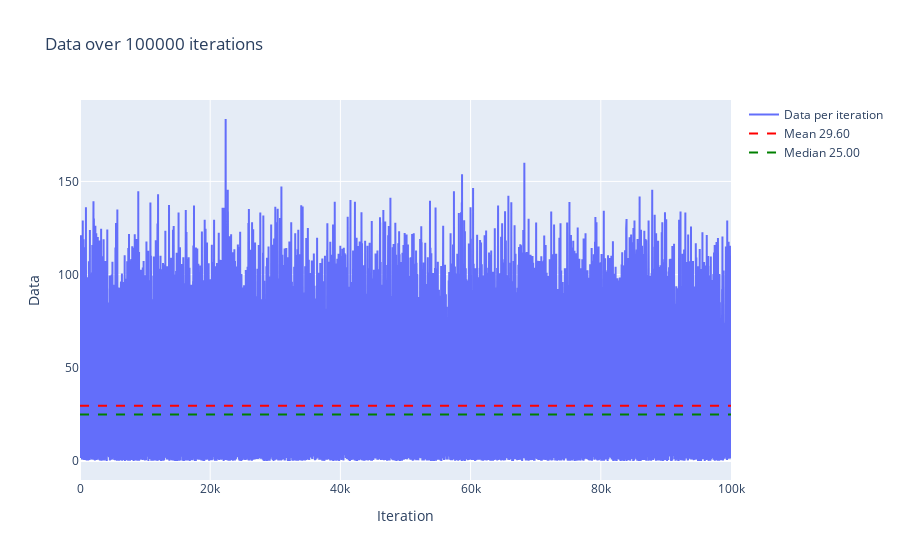

Notebook cell for this chart:
### Markdown cell above
# Average Model

### Code cell
gamma_shape = 4
gamma_scale = 2
N = 40
n = 10
late_fee = 25
waiting_charge = 1
costs = []
for _ in range(100000):
    intervals = np.random.gamma(shape=4, scale=2, size=N)
    predicted_time = models.avg_model(N=N, n=n, intervals=intervals)
    actual_time = methods.cal_actual_time(N=N, n=n, intervals=intervals)
    cost = methods.cal_cost(late_fee=late_fee, waiting_charge=waiting_charge, actual_time=actual_time, predicted_time=predicted_time)
    costs.append(cost)
methods.plot_plotly(data=costs)

### Figure 1 — Plotly figure (JSON) as saved in the notebook; plotly's stock layout.template omitted (floating-point values rounded to 4 significant figures; data arrays with more than 128 entries replaced by an {"elided": "..."} marker saying what was removed)
{"data": [{"mode": "lines", "name": "Data per iteration", "type": "scatter", "y": {"elided": "100000 float values"}}, {"line": {"color": "red", "dash": "dash"}, "mode": "lines", "name": "Mean 29.60", "type": "scatter", "x": [0, 99999], "y": [29.6, 29.6]}, {"line": {"color": "green", "dash": "dash"}, "mode": "lines", "name": "Median 25.00", "type": "scatter", "x": [0, 99999], "y": [25, 25]}], "layout": {"title": {"text": "Data over 100000 iterations"}, "xaxis": {"title": {"text": "Iteration"}}, "yaxis": {"title": {"text": "Data"}}}}
